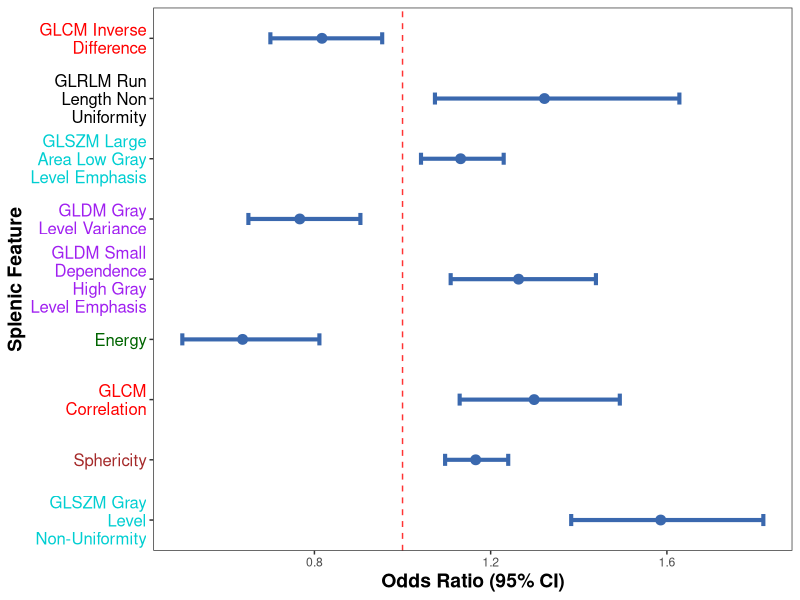
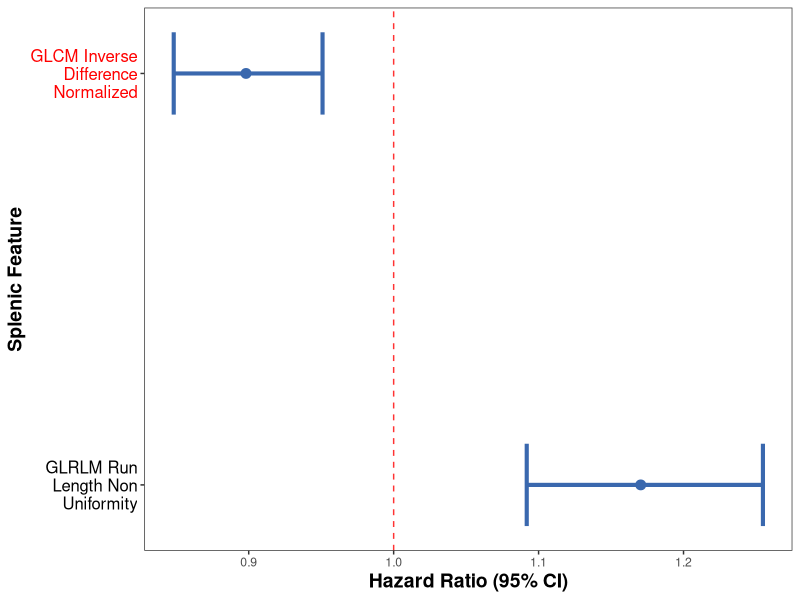
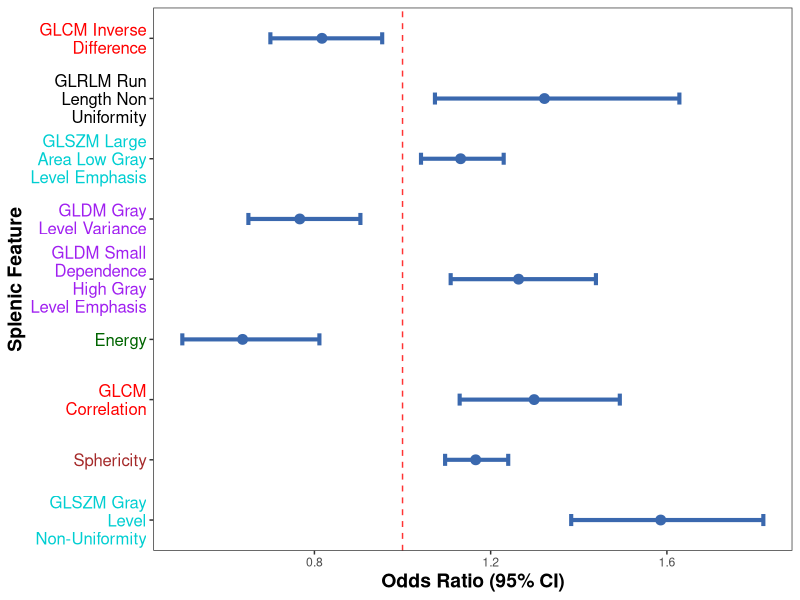
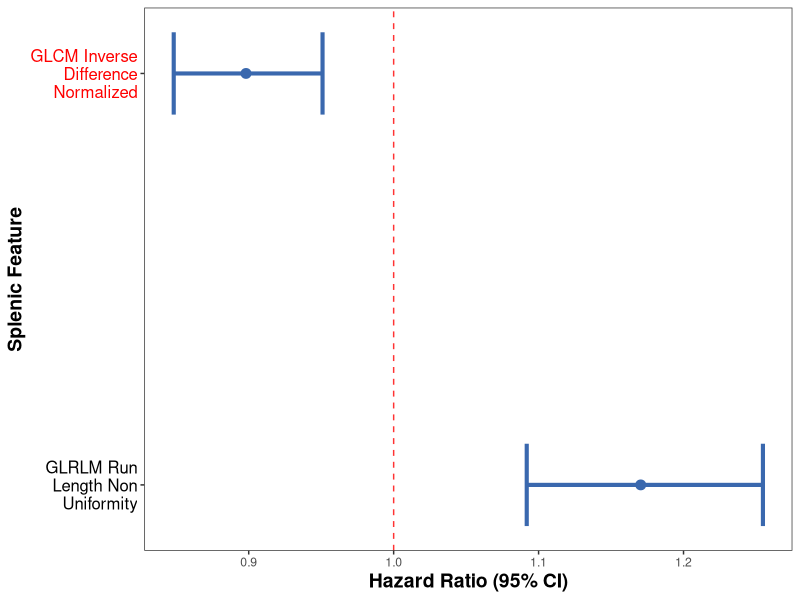

The R source for these figures, in order:
library(ggplot2)
library(scales)
library(cowplot)
#options(bitmapType = 'cairo', device = 'png')

wrap_10 <- wrap_format(15)
# create forest plot for logistic regression only
filename = "../Data/figures/logreg_forest.pdf"
data <- data.frame(study=c('GLSZM Gray Level Non-Uniformity', 'Sphericity', 
	'GLCM Correlation', 'Energy', 'GLDM Small Dependence High Gray Level Emphasis', 
	'GLDM Gray Level Variance', 'GLSZM Large Area Low Gray Level Emphasis', 
	'GLRLM Run Length Non Uniformity', 'GLCM Inverse Difference'), index=1:9, 
	result=c(1.58593272, 1.1660401, 1.298730458, 0.6370196131, 1.2633772, 
		0.7667868262, 1.131855933, 1.322155496, 0.8171318018), 
	error_lower = c(1.382809046, 1.096603106, 1.129639766, 0.5001765358, 
		1.109241642, 0.6501341798, 1.041898178, 1.073549282, 0.7000382351), 
	error_upper=c(1.818893651, 1.23987385, 1.493131576, 0.8113015273, 
		1.438930788, 0.9043702901, 1.229580664, 1.628332471, 0.9538113034))

splenic_feat_colors <- c(rep("Brown", 14), rep("Darkgreen", 18), rep("Red", 24), rep("Purple", 14), rep("Black", 16), rep("Darkturquoise", 16), rep("Blue", 5))
splenic_feat_colors <- c("Darkturquoise", "Brown", "Red", "Darkgreen", "Purple", "Purple", "Darkturquoise", "Black", "Red")
ggplot(data=data, aes(y=index, x=result, xmin=error_lower, xmax=error_upper))+
theme_bw()+
theme(axis.text.y = element_text(size=12, color=splenic_feat_colors), axis.title=element_text(size=14,face="bold"), panel.grid.minor = element_blank(), panel.grid.major = element_blank())+
geom_point(color="#3A68AE", size=3)+geom_errorbarh(height=.2, color="#3A68AE",lwd=1.4)+scale_y_continuous(breaks=1:9, labels=wrap_10(data$study))+labs(x='Odds Ratio (95% CI)', y='Splenic Feature')+geom_vline(xintercept=1, color='red', linetype='dashed', alpha=0.8)
ggsave(filename, device="pdf")


# create forest plot for cox only
filename2 = "../Data/figures/cox_forest.pdf"
data <- data.frame(study=c('GLRLM Run Length Non Uniformity', 
	'GLCM Inverse Difference Normalized'), index=1:2
, 
	result=c(1.17047307, 0.8981348993), 
	error_lower = c(1.091823856, 0.8482625502), 
	error_upper=c(1.254787757, 0.9509394198))

splenic_feat_colors <- c("Black", "Red")

ggplot(data=data, aes(y=index, x=result, xmin=error_lower, xmax=error_upper))+geom_point(color="#3A68AE", size=3)+
geom_errorbarh(height=.2, color="#3A68AE",lwd=1.4)+scale_y_continuous(breaks=1:2, labels=wrap_10(data$study))+
theme_bw()+
theme(axis.text.y = element_text(size=12, color=splenic_feat_colors), axis.title=element_text(size=14,face="bold"), panel.grid.minor = element_blank(), panel.grid.major = element_blank())+
labs(x='Hazard Ratio (95% CI)', y='Splenic Feature')+geom_vline(xintercept=1, color='red', linetype='dashed', alpha=0.8)
ggsave(filename2, device="pdf")

# create one plot together
#data <- data.frame(study=c('Gray Dependence','Gray Non-Uniformity','Gray Emphasis', 'Kurtosis'), index=1:4, result=c(0.8432835663, 1.105827585, 0.8748069898, 0.9102044813), error_lower = c(0.767599689, 1.025450512, 0.7861749568, 0.3742584041), error_upper=c(0.9264297307, 1.192504789, 0.9734312482, 2.213636858))
